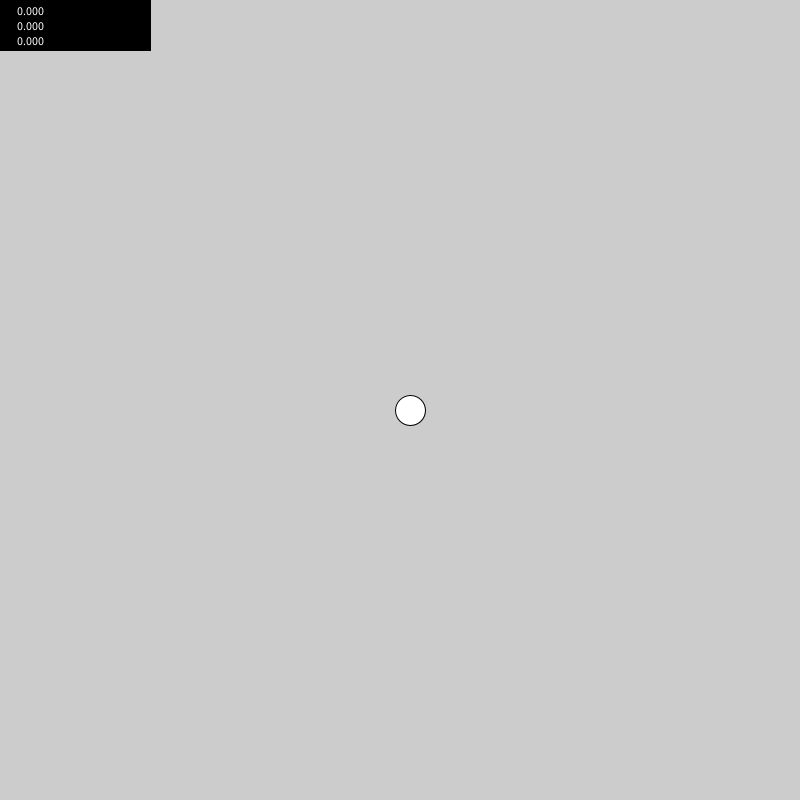
Frame 1 (no input)
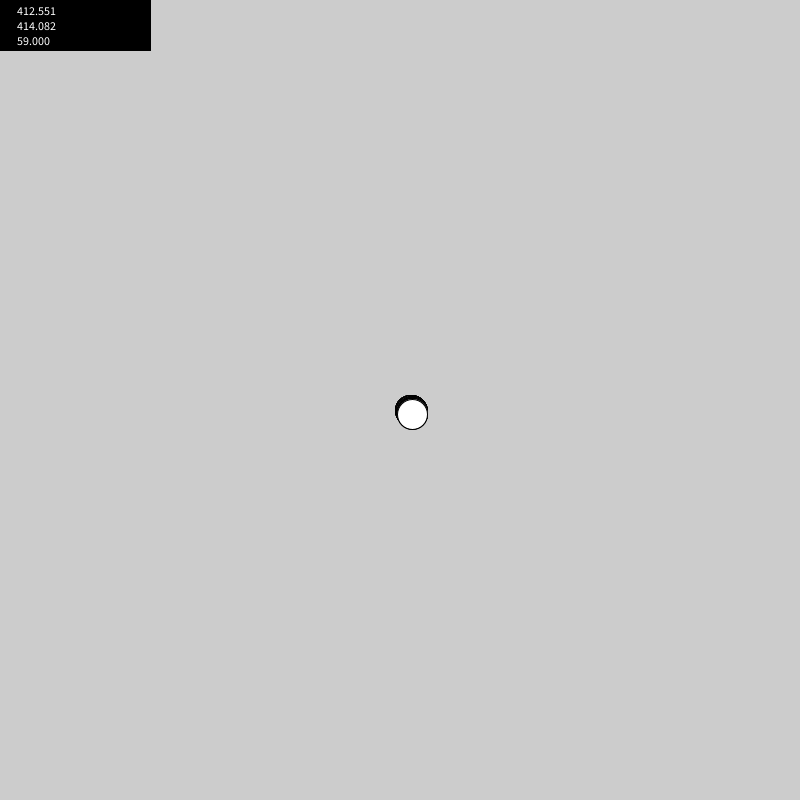
Frame 60 (the mouse pressed at the canvas centre just before this capture)
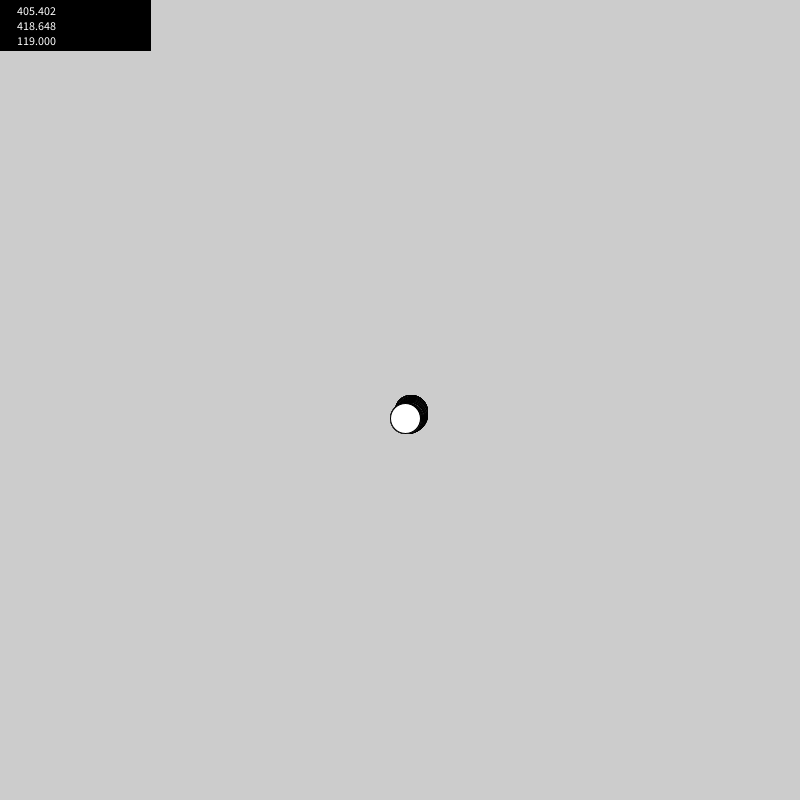
Frame 120 (the mouse held since frame 60 and released just before this capture)

The Processing sketch that drew these frames (run headless with seeded random() and noise(); from frame 60 on, the mouse is pressed at the canvas centre):

// Processing sketch: Clear_Sand
// ── Clear_Sand.pde
int sizeWidth = 800;
int sizeHeight = 800;

// ball position
float x = 0;
float y = 0;
//ball speed (x + spX)
int spX = 10;
int spY = 10;
// cordinates for center of circle
float centerX = sizeWidth/2;
float centerY = sizeHeight/2;
// radius of roatation circle
float radius = 0;
//float radiusSPD = 0.0416;    //spiral speed 15/360
float radiusSPD = 0.083;       //spiral speed 30/360



//ratation variables
float angle = 0;
float radians = 0;
boolean clockwise = true;
// loop counter
int count = 0;

void setup() {
  size(800,800);
  frameRate(60);
}

void draw() {
  fill(0);
  rect(0,0,150,50);
  fill(255);
  text(x, 15,15);
  text(y, 15,30);
  text(angle,15,45);
  print("\nx = " + x);
  print("\ny = " + y);
  print("\nradius = " + radius);
    print("\n\ncount = " + count);
    
    //clockwise
  if (clockwise == true) {
    x = centerX + cos(radians) * radius;
    y = centerY + sin(radians) * radius;

    angle = angle + 1;  
    if (angle > 360) {
      angle = 0;
//      centerX = centerX + (2 * radius);
//      clockWise = false;

    }
  }
  // else counter clockwise motion code
  else{
    
    x = centerX + cos(radians) * radius;
    y = centerY + sin(radians) * radius;

    angle = angle - 1;  
    if (angle < -180) {
      angle = 0;
      centerX = centerX - (2 * radius);
      clockwise = true;
    }
  }

  // update radians  
  radians = degToRad(angle);
  
  radius = radius + radiusSPD;




  // walls
  x = x + spX;
  y = y + spY;
  // bounce off wall 
  if(x > width){
    x = width;
  }
  if(x < 0){
    x = 0;
  }
  if(y > height){
    y = height;
  }
  if(y < 0){
    y = 0;
  }

// draw ellipse
ellipse(x, y, 30, 30);
count++;

}



Float degToRad(Float degree) {
  Float radians;
  radians = degree * PI/180;
  return (radians);
}

  // walls
  //x = x + spX;
  //y = y + spY;
  //// bounce off wall 
  // if(x > width){
  //   x = width;
  //   spX = spX *-1;
  // }
  // if(x < 0){
  //   x = 0;
  //   spX = spX *-1;
  // }
  // if(y > height){
  //   y = height;
  //   spY = spY *-1;
  // }
  // if(y < 0){
  //   y = 0;
  //   spY = spY * -1;  
  // }
